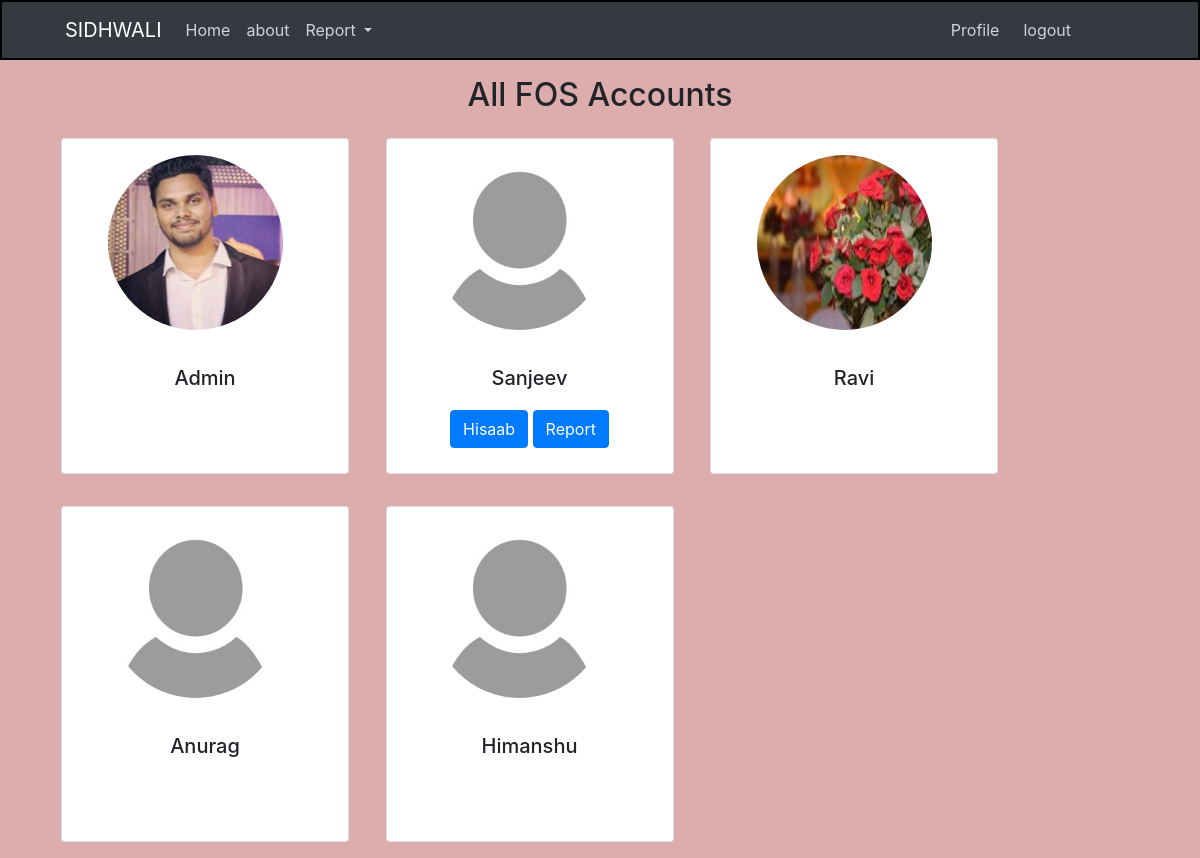
The app's page /home (signed in), older data.
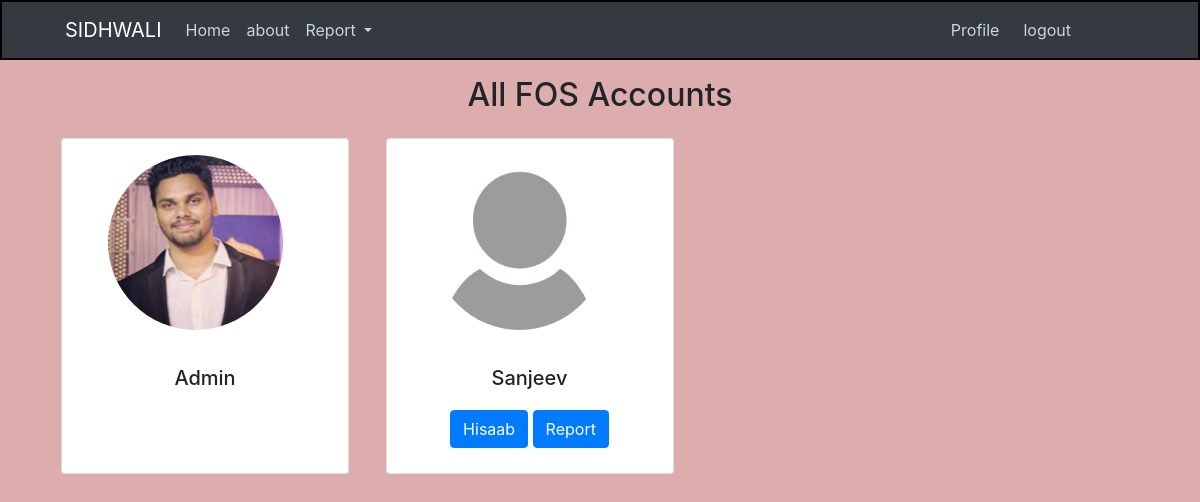
The same page, newer data.
### crm/models.py (models this page shows, shortened)
class User(db.Model, UserMixin):
    id = db.Column(db.Integer, primary_key=True)
    username = db.Column(db.String(20), unique=True, nullable=False)
    email = db.Column(db.String(120), unique=True, nullable=False)
    image_file = db.Column(db.String(20), nullable=False, default="default.jpeg")
    password = db.Column(db.String(20), nullable=False)
    pos_id = db.Column(db.Integer, unique=True, nullable=False)
    hisaab = db.relationship("Hisaab", backref="fos", lazy="dynamic")

### crm/routes.py (the view)
@app.route("/home")
@login_required
def home():
    fos = User.query.all()
    hisaab = Hisaab.query.filter()
    return render_template(
        "home.html", title="Home", fos=fos, hisaab=hisaab, admin=admin
    )

### crm/models.py (called while the page is built)
@login_manager.user_loader
def load_user(user_id):
    return User.query.get(int(user_id))

### crm/templates/home.html
{% extends "index.html" %}
{% block content  %}
<div class="container mt-3">
   <h2 class="text-center">All FOS Accounts</h2>
   {% for fse in fos %}
   <div class="card d-inline-flex m-3 align-items-center" style="width: 18rem; height: 21rem;">
      <div class="mt-3">
         <img class="rounded-circle account-img"
            src="{{ url_for("static", filename="profile_pics/" + fse.image_file) }}">
      </div>
      <div class="card-body text-center min">
         <h5 class="card-title">{{fse.username}}</h5>
         {% if current_user.username != admin %}
         {% if fse == current_user %}
         <a href="{{ url_for('hisaab') }}" class="btn btn-primary mt-2">Hisaab</a>
         <a href="{{ url_for('user_hisaab', username=current_user.username) }}" class="btn btn-primary mt-2">Report</a>
         {% endif %}
         {% else  %}
         {% if fse == current_user %}
         <a href="{{ url_for('master') }}" class="btn btn-primary mt-2">Master</a>
         <a href="{{ url_for('report') }}" class="btn btn-primary mt-2">FOS Report</a>
         {% endif %}
         {% endif %}
      </div>
   </div>
   {% endfor %}
</div>
{% endblock content %}

### crm/templates/index.html (shortened to what this page needs)
<!doctype html>
<html lang="en">
<head>
   <link rel="stylesheet" href="https://maxcdn.bootstrapcdn.com/bootstrap/4.0.0/css/bootstrap.min.css"
>
   <link rel="stylesheet" href="{{ url_for('static', filename='main.css') }}">
</head>
<body>
   <header class="site-header">
      <nav class="navbar navbar-expand-lg navbar-dark bg-dark px-5">
         <div class="container">
            <a class="navbar-brand" href="/">SIDHWALI</a>
            <div class="collapse navbar-collapse" id="navbarSupportedContent">
               <div class="navbar-nav mr-auto">
                  <li class="nav-item">
                     <a class="nav-link" href="{{ url_for('home') }}">Home</a>
                  </li>
                  <li class="nav-item">
                     <a class="nav-link" href="{{ url_for('about') }}">about</a>
                  </li>
                  <li class="nav-item dropdown">
                     <a class="nav-link dropdown-toggle" href="#" id="navbarDropdown" role="button"
                        data-toggle="dropdown" aria-haspopup="true" aria-expanded="false">
                        Report
                     </a>
                  </li>
               </div>
               <div class="navbar-nav mr-5 ml-2">
                  <div class="d-flex justify-content-center">
                     {% if current_user.is_authenticated %}
                     <li class="nav-item">
                        <a class="nav-link mr-2" href="{{ url_for('profile') }}">Profile</a>
                     </li>
                     <li class="nav-item">
                        <a class="nav-link mr-2" href="{{ url_for('logout') }}">logout</a>
                     </li>
                     {% endif %}
                  </div>
               </div>
            </div>
         </div>
      </nav>
   </header>
   <main role="main">
      {% block content %} {% endblock content %}
   </main>
</body>
</html>

### crm/static/main.css (style rules this page uses)
body { background-color: rgb(221, 173, 173); }
.site-header { min-height: min-content; border: 2px solid black; }
.site-header .navbar-nav .nav-link { color: #cbd5db; }
.account-img { height: 175px; width: 175px; margin-right: 20px; margin-bottom: 16px; }

Row changes from the older to the newer data that the page shows:
removed User: image_file (picture), username "Ravi"
removed User: image_file (placeholder picture), username "Anurag"
removed User: image_file (placeholder picture), username "Himanshu"
